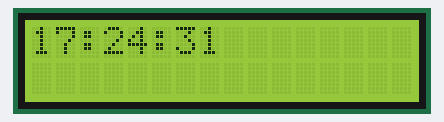
A program run on a simulated ESP32 board running MicroPython. Shown: 16×2 character LCD. WiFi joins after 1.5 s; the clock reads 2024-03-15 10:24:30 at power-on unless the program sets it; what the program prints to the serial console is not drawn.

Above: at 1.7 s.
At 5.7 s:
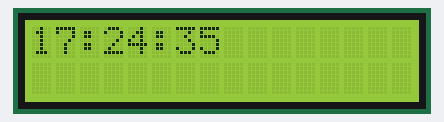
At 10.8 s:
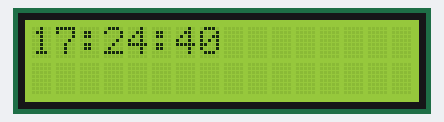
At 20.0 s:
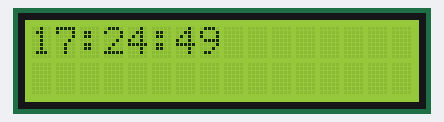
At 29.2 s:
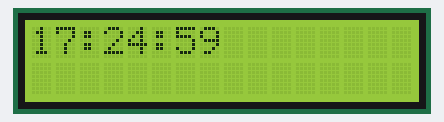
At 38.4 s:
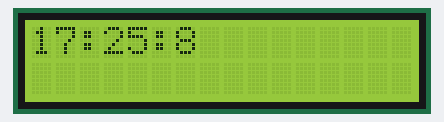

Measured:
- what the display in image 0 shows lasts 1.0 s, from 1.6 s to 2.6 s

The program:

lcd_time_ntp_w-server.py
```python
import ntptime
import network
import utime
from time import sleep
from machine import I2C, Pin
from i2c_lcd import I2cLcd

AddressOfLcd = 0x27
i2c = I2C(scl=Pin(22), sda=Pin(21), freq=400000) # SCL=22, SDA=21
lcd = I2cLcd(i2c, AddressOfLcd, 2, 16)

wifi = network.WLAN(network.STA_IF)
wifi.active(True)
wifi.connect('LUN 1', 'Xomtro179')

while not wifi.isconnected():
    try:
        pass
    except OSError as e:
        print("Lỗi khi kết nối WiFi:", e)

print("Connected to Wi-Fi")

# sử dụng ntptime để cập nhật thời gian từ máy chủ NTP
ntptime.host = "1.asia.pool.ntp.org"
ntptime.settime()


while True :
    utc_offset = 7 * 3600  # 7 giờ * 3600 giây/giờ
    current_time = utime.time() + utc_offset
    # Tính giờ, phút, giây từ thời gian đã được bù đắp
    hour = (current_time // 3600) % 24
    minute = (current_time % 3600) // 60
    second = current_time % 60
    print("Thời gian hiện tại: {}:{}:{}".format(hour, minute, second))
    lcd.move_to(0,0)
    lcd.putstr("{}:{}:{}".format(hour, minute, second))

    sleep(1)
    lcd.clear()
```
